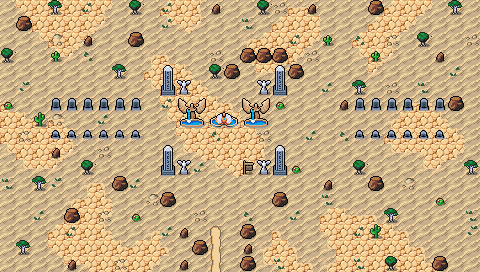

A level layout from a 2D game, rendered from its tile map. Below: a short description, then the map file with tile-grid data replaced by summaries:
An orthogonal 30x17 tile map with 16x16 px tiles, 3 tile layers (Background, Ground, Clutter), 2 tilesets and 10 objects (dialog).

<map version="1.10" tiledversion="1.11.2" orientation="orthogonal" renderorder="right-down" width="30" height="17" tilewidth="16" tileheight="16" infinite="0" nextlayerid="7" nextobjectid="85">
 <editorsettings>
  <export target="wastetown..tmx" format="tmx" />
 </editorsettings>
 <tileset firstgid="1" source="../../../../common/maps/tileset/main.tsx" />
 <tileset firstgid="10113" source="../../../../common/maps/tileset/buildings.tsx" />
 <layer id="1" name="Background" width="30" height="17">
  <data>[510 cells, 510 non-empty, 2 distinct tile ids]</data>
 </layer>
 <layer id="2" name="Ground" width="30" height="17">
  <data>[510 cells, 187 non-empty, 19 distinct tile ids]</data>
 </layer>
 <layer id="3" name="Clutter" width="30" height="17">
  <properties>
   <property name="spriteLayer" type="bool" value="true" />
  </properties>
  <data>[510 cells, 165 non-empty, 30 distinct tile ids]</data>
 </layer>
 <objectgroup id="4" name="Objects">
  <object id="38" template="../../../../common/maps/obj/entry_up.tx" x="201.5" y="272" width="32.75" height="16">
   <properties>
    <property name="teleport" value="" />
   </properties>
  </object>
  <object id="56" template="../../../../common/maps/obj/collision.tx" x="-16" y="0" width="16" height="272" />
  <object id="57" template="../../../../common/maps/obj/collision.tx" x="480" y="0" width="16" height="272" />
  <object id="58" template="../../../../common/maps/obj/collision.tx" x="-16" y="272" width="512" height="16" />
  <object id="59" template="../../../../common/maps/obj/collision.tx" x="-16" y="-16" width="512" height="16" />
  <object id="78" template="../../../../common/maps/obj/manashards.tx" x="274.072" y="133.993" />
  <object id="79" template="../../../../common/maps/obj/manashards.tx" x="154.337" y="135.124" />
  <object id="81" template="../../../../common/maps/obj/dialog.tx" type="dialog" gid="11530" x="240.5" y="182.5" width="16" height="16" visible="1">
   <properties>
    <property name="dialog">[
  {
    "text":"Honoring those who died in the ancient Phyrexian Invasion.
Gone but not forgotten.",
    "options":[
      { "name":"Continue" }
]
}
]</property>
   </properties>
  </object>
  <object id="82" template="../../../../common/maps/obj/enemy.tx" x="215.5" y="154">
   <properties>
    <property name="dialog">[
	{
		"name": "",
		"text": "'Capenna deserves better than the five families. Will you help me bring a better tomorrow?'",
		"options":
			[
				{
					"name": "The five families have fallen.",
                    "text": "'Your actions will bring a new dawn of justice to my people. I thank you.'",
					"action": [ { "deleteMapObject": -1 },
                    {"grantRewards": [
		      {"type": "item", "count": 1, "itemName": "Hero's Heirloom"},
                        {"type": "card", "count": 1, "cardName": "Elspeth Resplendent"},
                        {"type": "card", "count": 1, "cardName": "Elspeth, Knight-Errant"},
                        {"type": "card", "count": 1, "cardName": "Archangel Elspeth"},
                        {"type": "card", "count": 1, "cardName": "Elspeth, Storm Slayer"},
                        {"type": "card", "count": 1, "cardName": "Elspeth Tirel"}              
                      ] } ]
                    ,
					"condition": [{"item": "Brokers Boots"}, {"item": "Cabaretti Kicks"}, {"item": "Obscura Shoes"}, {"item": "Riveteer Greaves"}, {"item": "Maestro Loafers"}],
					"options": [ { "name": "(Continue)" } ]
				},
				{
					"name": "Can you tell me more?",
					"text": "'Long ago, Phyrexians invaded Capenna. They killed almost everyone on the plane. The survivors piled into the last city, named New Capenna. But demons soon took it over, making it a place of crime and fear.'",
					"options": [ { "name": "So what do you need me to do?",
					"text": "'In each biome, one member of the five families has a headquarters. Defeat each crime lord and show me their items as proof of your victory and I'll reward you.'",
					"options": [ { "name": "I'll get to work then." } ]
					 }]
				},
                {
					"name": "Capenna doesn't concern me.",
					"text": "'Very well. I will just have to avenge my people myself.'",
					"options": [ { "name": "(Continue)" } ]
				}
			]
	}
]</property>
    <property name="enemy" value="Elspeth" />
    <property name="speedModifier" type="float" value="0" />
    <property name="threatRange" type="int" value="0" />
   </properties>
  </object>
  <object id="84" template="../../../../common/maps/obj/dialog.tx" x="181.667" y="234.25" width="77.6667" height="15.5" visible="1">
   <properties>
    <property name="dialog">[
{
   "text": "A memorial stands ahead, graves stretching out to either side. An angel clad in warrior's armor kneels before the fountain at the memorial's center in silent prayer.",
   "options": [{
      "name": "(Continue)", "action": [{"deleteMapObject":-1}]}]
}
]</property>
   </properties>
  </object>
 </objectgroup>
</map>
